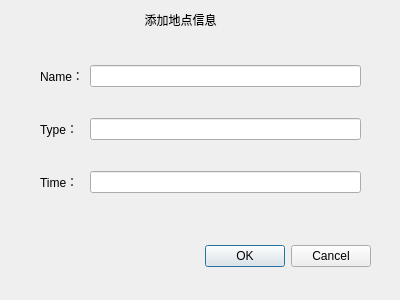
<?xml version="1.0" encoding="UTF-8"?>
<ui version="4.0">
 <class>AddplaceDialog</class>
 <widget class="QDialog" name="AddplaceDialog">
  <property name="geometry">
   <rect>
    <x>0</x>
    <y>0</y>
    <width>400</width>
    <height>300</height>
   </rect>
  </property>
  <property name="windowTitle">
   <string>AddPlace</string>
  </property>
  <widget class="QDialogButtonBox" name="buttonBox">
   <property name="geometry">
    <rect>
     <x>30</x>
     <y>240</y>
     <width>341</width>
     <height>32</height>
    </rect>
   </property>
   <property name="orientation">
    <enum>Qt::Orientation::Horizontal</enum>
   </property>
   <property name="standardButtons">
    <set>QDialogButtonBox::StandardButton::Cancel|QDialogButtonBox::StandardButton::Ok</set>
   </property>
  </widget>
  <widget class="QLabel" name="titlelabel">
   <property name="geometry">
    <rect>
     <x>60</x>
     <y>10</y>
     <width>241</width>
     <height>20</height>
    </rect>
   </property>
   <property name="text">
    <string>添加地点信息</string>
   </property>
   <property name="alignment">
    <set>Qt::AlignmentFlag::AlignCenter</set>
   </property>
  </widget>
  <widget class="QWidget" name="">
   <property name="geometry">
    <rect>
     <x>40</x>
     <y>40</y>
     <width>321</width>
     <height>181</height>
    </rect>
   </property>
   <layout class="QGridLayout" name="gridLayout">
    <item row="0" column="0">
     <widget class="QLabel" name="name_label">
      <property name="text">
       <string>Name：</string>
      </property>
     </widget>
    </item>
    <item row="0" column="1">
     <widget class="QLineEdit" name="nameEdit"/>
    </item>
    <item row="1" column="0">
     <widget class="QLabel" name="type_label">
      <property name="text">
       <string>Type：</string>
      </property>
     </widget>
    </item>
    <item row="1" column="1">
     <widget class="QLineEdit" name="typeEdit"/>
    </item>
    <item row="2" column="0">
     <widget class="QLabel" name="time_label">
      <property name="text">
       <string>Time：</string>
      </property>
     </widget>
    </item>
    <item row="2" column="1">
     <widget class="QLineEdit" name="timeEdit"/>
    </item>
   </layout>
  </widget>
 </widget>
 <resources/>
 <connections>
  <connection>
   <sender>buttonBox</sender>
   <signal>accepted()</signal>
   <receiver>AddplaceDialog</receiver>
   <slot>accept()</slot>
   <hints>
    <hint type="sourcelabel">
     <x>248</x>
     <y>254</y>
    </hint>
    <hint type="destinationlabel">
     <x>157</x>
     <y>274</y>
    </hint>
   </hints>
  </connection>
  <connection>
   <sender>buttonBox</sender>
   <signal>rejected()</signal>
   <receiver>AddplaceDialog</receiver>
   <slot>reject()</slot>
   <hints>
    <hint type="sourcelabel">
     <x>316</x>
     <y>260</y>
    </hint>
    <hint type="destinationlabel">
     <x>286</x>
     <y>274</y>
    </hint>
   </hints>
  </connection>
 </connections>
</ui>
